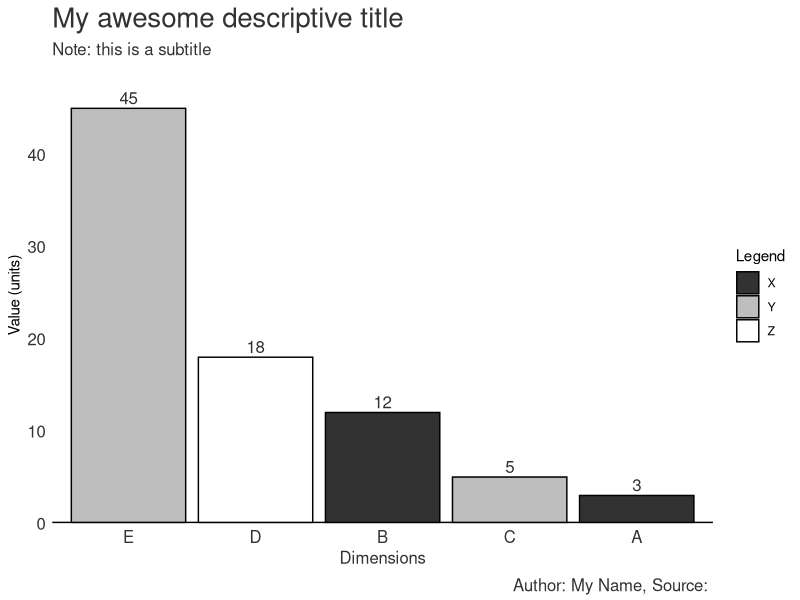

R code for this plot:
# Load libraries
library(ggplot2)
library(reshape2)

# Create data
data <- data.frame(
  name=c("A","B","C","D","E"),  
  group=c("X","X","Y","Z","Y"),
  value=c(3,12,5,18,45)
)

# Reorder Legend
#data$group <- factor(data$group,levels(data$group)[c(1,3,2)])

barplot <- ggplot(data, aes(x=reorder(name, -value), y=value, fill = group)) + # enter data frame
  geom_bar(stat = "identity"
           ,colour = "black") + # colour bars
  scale_fill_manual("Legend", values = c("X" = "#323232", "Y" = "grey", "Z" = "white")) +
  geom_text(aes(label = value # data labels
               ,y =  value + max(value)*0.01) # positioned just outside bar
            ,vjust = 0 # align text with bar
            ,size = (5/14)*12 # sizing in line with theme text
            ,colour = "#323232") + # colour text
  theme(
    panel.grid.major = element_blank() # Remove gridlines (major)
    ,panel.grid.minor = element_blank() # Remove gridlines (minor)
    ,panel.background = element_blank() # Remove grey background
    ,plot.title = element_text(hjust = 0, size = 20, colour = "#323232") # Title size and colour
    ,plot.subtitle = element_text(hjust = 0, size = 12, colour = "#323232") # Subtitle size and colour
    ,plot.caption = element_text(vjust = 0.3, size = 12, colour = "#323232") # Caption size and colour
    ,axis.ticks.y = element_blank() # Remove tick marks (Y-Axis)
    ,axis.text.y = element_text(hjust = 1, colour = "#323232", size = 12) # Axis size and colour (Y-Axis)
    ,axis.ticks.x = element_blank() # Remove tick marks (X-Axis)
    ,axis.text.x  = element_text(size = 12, colour = "#323232") #element_blank() # Remove axis scale (X-Axis)
    ,axis.title.x = element_text(size = 12, colour = "#323232") # Axis label size and colour (X-Axis)
  ) +
  geom_hline(yintercept=0, color = "black", size=1) + # Axis line size and colour (X-Axis)
  labs(title = 'My awesome descriptive title' # Title text
       ,subtitle = "Note: this is a subtitle" # Subtitle text
       ,x = 'Dimensions' # X-Axis text 
       ,y = 'Value (units)' # Y-Axis text 
       ,caption = "Author: My Name, Source: ") + # Caption text
  scale_y_continuous(limits = c(
    ifelse(min(data$value)>=0,0,min(data$value)*1.1) # Minimum Y-Axis scale 
    ,max(data$value)*1.1) # Maximum Y-Axis scale 
    ,expand = c(0,0) # Removing blank space around plot 
  )

# Save the plot
ggsave("barplot_final.png" # filename
       ,plot = barplot # variable for file
       ,width = 5, height = 4, dpi = 300, units = "in") # dimensions and image quality
